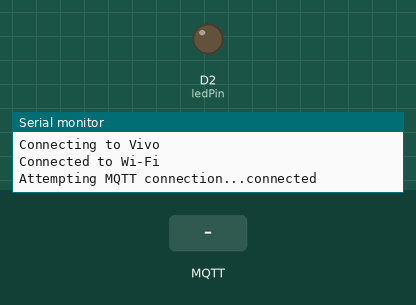
Recording of a sketch running on a simulated Arduino MKR. Parts: output pins drawn as LEDs (lit = HIGH), the last lines printed to the serial monitor. Dashed ring = blinking. Inputs (shaded band) come from the test bench. WiFi joins after 1.5 s; servers stay silent unless stated; no MQTT or app messages arrive unless stated.

Above: at 2.7 s.
2.8 s: MQTT message "Priyanka" arrives on the first subscribed topic
At 3.25 s:
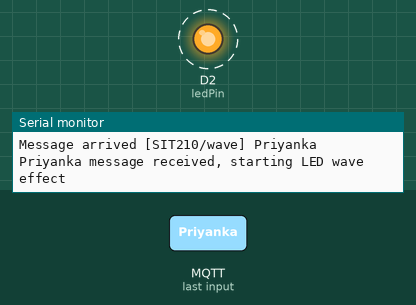
5.8 s: MQTT message "1" arrives on the first subscribed topic
7.3 s: MQTT message "on" arrives on the first subscribed topic
Timing chart, 0 to 10.3 s (numbered marks = the images above; inputs shaded):
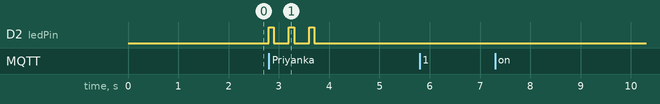

The sketch:

Subscriber.ino
```cpp
#include <WiFiNINA.h>
#include <PubSubClient.h>

// Wi-Fi and MQTT settings
const char* ssid = "Vivo";
const char* password = "abcdefgh";
const char* mqtt_server = "broker.emqx.io";
const int mqtt_port = 1883;
const char* mqtt_topic = "SIT210/wave";

WiFiClient espClient;
PubSubClient client(espClient);

// Pin definition
const int ledPin = 2;  // LED connected to Digital Pin 2

void setup() {
  Serial.begin(9600);
  pinMode(ledPin, OUTPUT);
  setup_wifi();
  client.setServer(mqtt_server, mqtt_port);
  client.setCallback(callback);
  reconnect();
}

void loop() {
  if (!client.connected()) {
    reconnect();
  }
  client.loop();
}

void setup_wifi() {
  delay(10);
  Serial.print("Connecting to ");
  Serial.println(ssid);
  WiFi.begin(ssid, password);
  while (WiFi.status() != WL_CONNECTED) {
    delay(500);
    Serial.print(".");
  }
  Serial.println("Connected to Wi-Fi");
}

void reconnect() {
  while (!client.connected()) {
    Serial.print("Attempting MQTT connection...");
    if (client.connect("SubscriberClient")) {
      Serial.println("connected");
      client.subscribe(mqtt_topic);
    } else {
      Serial.print("failed, rc=");
      Serial.print(client.state());
      Serial.println(" try again in 5 seconds");
      delay(5000);
    }
  }
}

void callback(char* topic, byte* payload, unsigned int length) {
  Serial.print("Message arrived [");
  Serial.print(topic);
  Serial.print("] ");

  String message;
  for (int i = 0; i < length; i++) {
    message += (char)payload[i];
  }
  Serial.println(message);

  if (message == "Priyanka") {
    Serial.println("Priyanka message received, starting LED wave effect");
    waveEffect();
  }
}

void waveEffect() {
  const int waveLength = 3; // Number of steps in the wave
  const int delayTime = 100; // Delay between steps

  // Turn LED on for each step in the wave
  for (int step = 0; step < waveLength; step++) {
    for (int i = 0; i < waveLength; i++) {
      if (i == step) {
        digitalWrite(ledPin, HIGH);
      } else {
        digitalWrite(ledPin, LOW);
      }
      delay(delayTime);
    }
  }

  // Turn LED off after completing one wave
  digitalWrite(ledPin, LOW);
}
```

Measured:
- after the input at 2.8 s, D2 (ledPin): alternates HIGH for 0.10 s and LOW for 0.30 s, 6 changes in all, then stays LOW, starting at once
